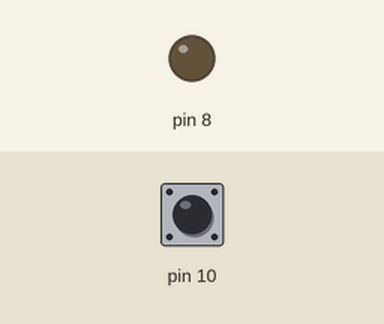
Simulated run of this sketch. Board: Arduino Uno, built with avr-gcc and run on an emulated ATmega328P. Parts: output pins drawn as LEDs (lit = HIGH). Inputs (shaded band) come from the test bench; at power-on: pin 10 HIGH.

Above: at 1.2 s.
1.3 s: pin 10 pulled LOW for 0.15 s
At 1.37 s:
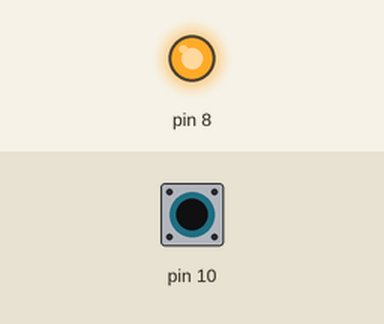
2.9 s: pin 10 pulled LOW for 3.2 s
At 6.8 s:
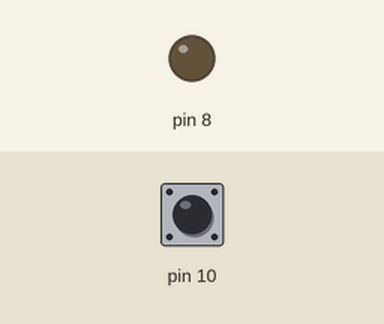
Timing chart, 0 to 8.3 s (numbered marks = the images above; inputs shaded):
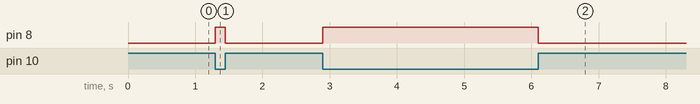

The sketch:

B_exam1.ino
```cpp
void setup() {
pinMode(8,OUTPUT);
digitalWrite(10,HIGH);
}
void loop() {
  bool button = !digitalRead(10);
  if(button){
  digitalWrite(8,HIGH);}
  else {
    digitalWrite(8,LOW);}
}
```

Measured:
- after the input at 1.3 s, pin 8: LOW → HIGH at once, → LOW 0.15 s later
- after the input at 2.9 s, pin 8: LOW → HIGH at once, → LOW 3.2 s later
